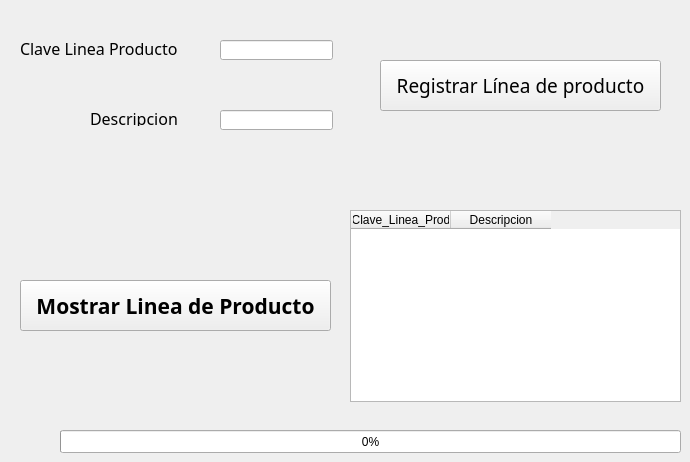
    <widget class="QWidget" name="tab_4">
     <attribute name="title">
      <string>Linea de Producto</string>
     </attribute>
     <widget class="QTableWidget" name="tbl_linprod">
      <property name="geometry">
       <rect>
        <x>350</x>
        <y>210</y>
        <width>331</width>
        <height>192</height>
       </rect>
      </property>
      <column>
       <property name="text">
        <string>Clave_Linea_Prod</string>
       </property>
      </column>
      <column>
       <property name="text">
        <string>Descripcion</string>
       </property>
      </column>
     </widget>
     <widget class="QLineEdit" name="clave_linprod">
      <property name="geometry">
       <rect>
        <x>220</x>
        <y>40</y>
        <width>113</width>
        <height>20</height>
       </rect>
      </property>
     </widget>
     <widget class="QLabel" name="label_2">
      <property name="geometry">
       <rect>
        <x>20</x>
        <y>40</y>
        <width>171</width>
        <height>16</height>
       </rect>
      </property>
      <property name="font">
       <font>
        <family>Century Gothic</family>
        <pointsize>12</pointsize>
       </font>
      </property>
      <property name="text">
       <string>Clave Linea Producto</string>
      </property>
     </widget>
     <widget class="QLineEdit" name="desc_linprod">
      <property name="geometry">
       <rect>
        <x>220</x>
        <y>110</y>
        <width>113</width>
        <height>20</height>
       </rect>
      </property>
     </widget>
     <widget class="QLabel" name="label_3">
      <property name="geometry">
       <rect>
        <x>90</x>
        <y>110</y>
        <width>111</width>
        <height>16</height>
       </rect>
      </property>
      <property name="font">
       <font>
        <family>Century Gothic</family>
        <pointsize>12</pointsize>
       </font>
      </property>
      <property name="text">
       <string>Descripcion</string>
      </property>
     </widget>
     <widget class="QPushButton" name="btn_mostlinprod">
      <property name="geometry">
       <rect>
        <x>20</x>
        <y>280</y>
        <width>311</width>
        <height>51</height>
       </rect>
      </property>
      <property name="font">
       <font>
        <family>Century Gothic</family>
        <pointsize>16</pointsize>
        <weight>75</weight>
        <bold>true</bold>
        <underline>false</underline>
       </font>
      </property>
      <property name="text">
       <string>Mostrar Linea de Producto</string>
      </property>
     </widget>
     <widget class="QPushButton" name="btn_reglinprod">
      <property name="geometry">
       <rect>
        <x>380</x>
        <y>60</y>
        <width>281</width>
        <height>51</height>
       </rect>
      </property>
      <property name="font">
       <font>
        <family>Century Gothic</family>
        <pointsize>14</pointsize>
       </font>
      </property>
      <property name="text">
       <string>Registrar Línea de producto</string>
      </property>
     </widget>
     <widget class="QProgressBar" name="progreso_2">
      <property name="geometry">
       <rect>
        <x>60</x>
        <y>430</y>
        <width>621</width>
        <height>23</height>
       </rect>
      </property>
      <property name="value">
       <number>0</number>
      </property>
     </widget>
    </widget>
